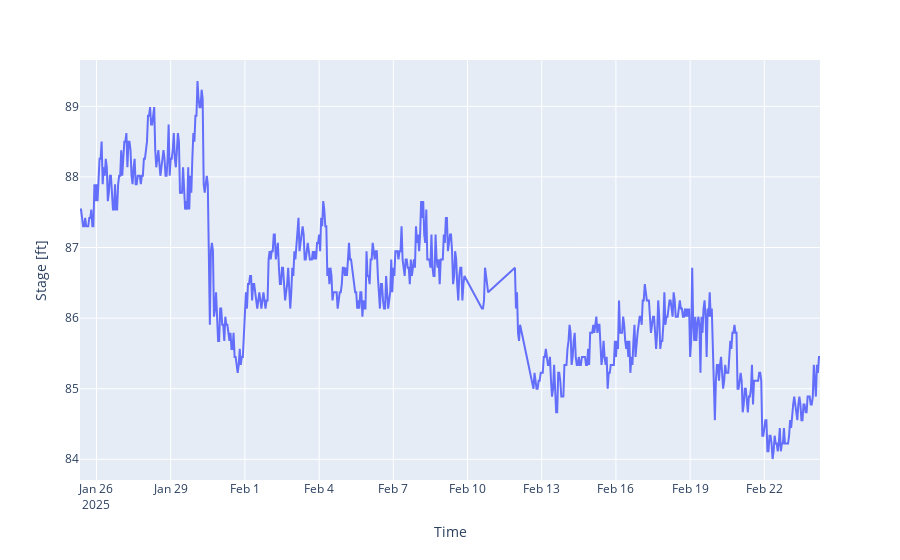

Notebook code cell kept with this figure:
### Code cell
fig = px.line(df, x='validTime', y='random') 
fig.update_layout(xaxis_title='Time', yaxis_title='Stage [ft]')
fig.show()

### Figure 1 — Plotly figure (JSON) as saved in the notebook; plotly's stock layout.template omitted (floating-point values rounded to 4 significant figures; data arrays with more than 128 entries replaced by an {"elided": "..."} marker saying what was removed)
{"data": [{"hovertemplate": "validTime=%{x}<br>random=%{y}<extra></extra>", "legendgroup": "", "line": {"color": "#636efa", "dash": "solid"}, "marker": {"symbol": "circle"}, "mode": "lines", "name": "", "orientation": "v", "showlegend": false, "type": "scatter", "x": {"elided": "664 str values"}, "xaxis": "x", "y": {"elided": "664 float values"}, "yaxis": "y"}], "layout": {"legend": {"tracegroupgap": 0}, "margin": {"t": 60}, "xaxis": {"anchor": "y", "domain": [0, 1], "title": {"text": "Time"}}, "yaxis": {"anchor": "x", "domain": [0, 1], "title": {"text": "Stage [ft]"}}}}
